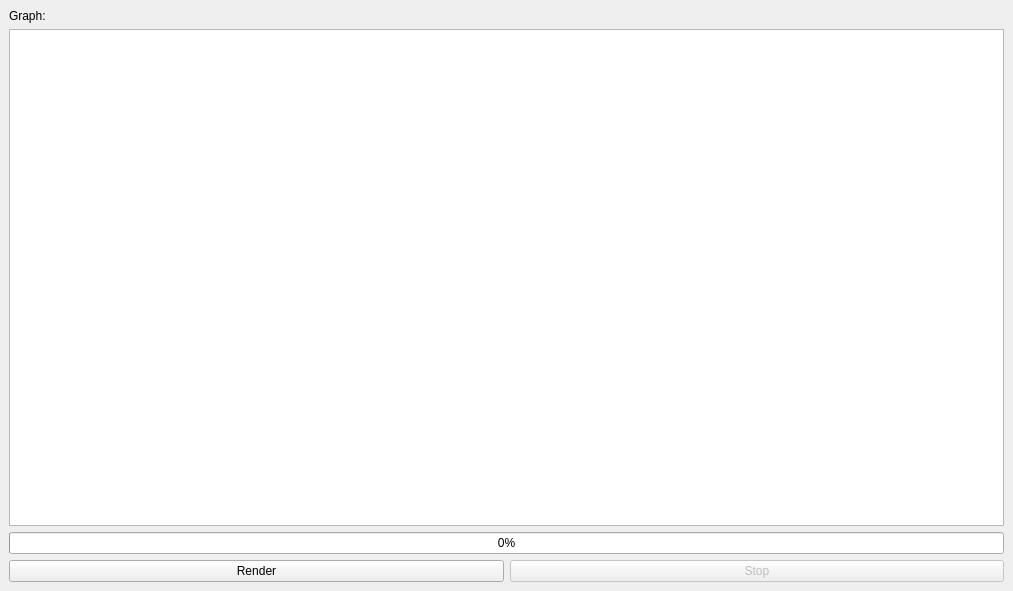
<?xml version="1.0" encoding="UTF-8"?>
<ui version="4.0">
 <class>MainWindow</class>
 <widget class="QMainWindow" name="MainWindow">
  <property name="geometry">
   <rect>
    <x>0</x>
    <y>0</y>
    <width>1013</width>
    <height>591</height>
   </rect>
  </property>
  <property name="windowTitle">
   <string>Population Census</string>
  </property>
  <widget class="QWidget" name="centralwidget">
   <layout class="QVBoxLayout" name="verticalLayout">
    <item>
     <widget class="QLabel" name="label_graph">
      <property name="text">
       <string>Graph:</string>
      </property>
     </widget>
    </item>
    <item>
     <layout class="QVBoxLayout" name="view_layout">
      <item>
       <widget class="QGraphicsView" name="view_graph"/>
      </item>
     </layout>
    </item>
    <item>
     <widget class="QProgressBar" name="progress_bar">
      <property name="value">
       <number>0</number>
      </property>
     </widget>
    </item>
    <item>
     <layout class="QHBoxLayout" name="buttons_layout">
      <item>
       <widget class="QPushButton" name="btn_start">
        <property name="text">
         <string>Render</string>
        </property>
       </widget>
      </item>
      <item>
       <widget class="QPushButton" name="btn_stop">
        <property name="enabled">
         <bool>false</bool>
        </property>
        <property name="text">
         <string>Stop</string>
        </property>
       </widget>
      </item>
     </layout>
    </item>
   </layout>
  </widget>
 </widget>
 <resources/>
 <connections/>
</ui>
